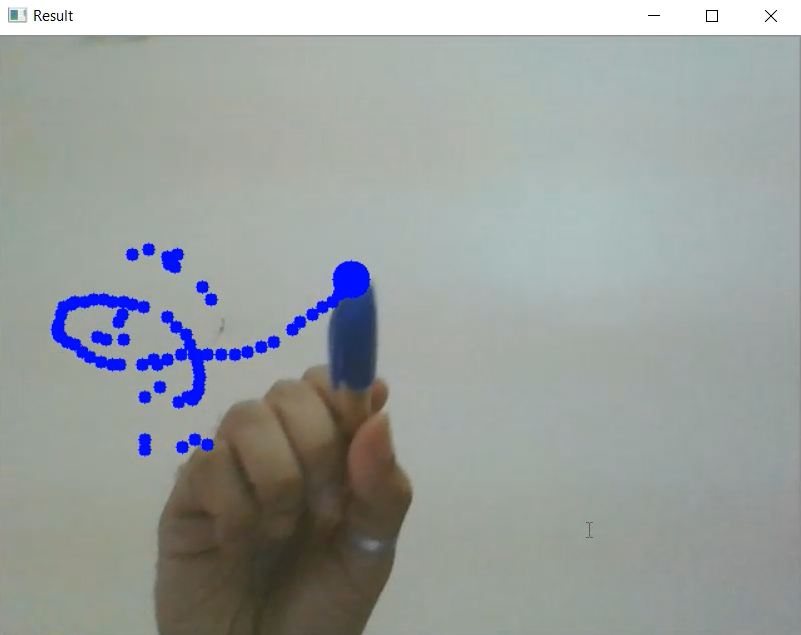
#> input picture display.png, 801 x 635 px, given in place of the camera
$ python main.py
#> lines starting #> are read from the running program, lines starting #| are printed output that depends on the picture; after the words box and inside, x2 and y2 are one past the last pixel; in counts of white or black regions, pixels touching at a corner belong together
#> further down, img is the input picture: shape (635, 801, 3); mean B, G, R 157.7, 159.5, 154.4
import cv2
import numpy as np
frameWidth = 640
frameHeight = 480
cap = cv2.VideoCapture(0)
cap.set(3, frameWidth)
cap.set(4, frameHeight)
cap.set(10,150)

#myColors = [[105,179,121,255,0,255]]
myColors = [[90,48,0,118,255,255]]
myColorValues = [[255,0,0]]      ## enter in blue, green, red

myPoints =  []  ## [x , y , colorId ]

def findColor(img,myColors,myColorValues):
    imgHSV = cv2.cvtColor(img, cv2.COLOR_BGR2HSV)
#> imgHSV: shape (635, 801, 3); mean H, S, V 59.1, 25.9, 165.3
    count = 0
    newPoints=[]
    for color in myColors:
        lower = np.array(color[0:3])
        upper = np.array(color[3:6])
        mask = cv2.inRange(imgHSV,lower,upper)
        x,y=getContours(mask)
        cv2.circle(imgResult,(x,y),15,myColorValues[count],cv2.FILLED)
        if x!=0 and y!=0:
            newPoints.append([x,y,count])
        count +=1
#> this loop made 1 pass
#> (x, y) on pass 1: (330, 259)
#> pass 1, in findColor, `mask = cv2.inRange(imgHSV,lower,upper)`:
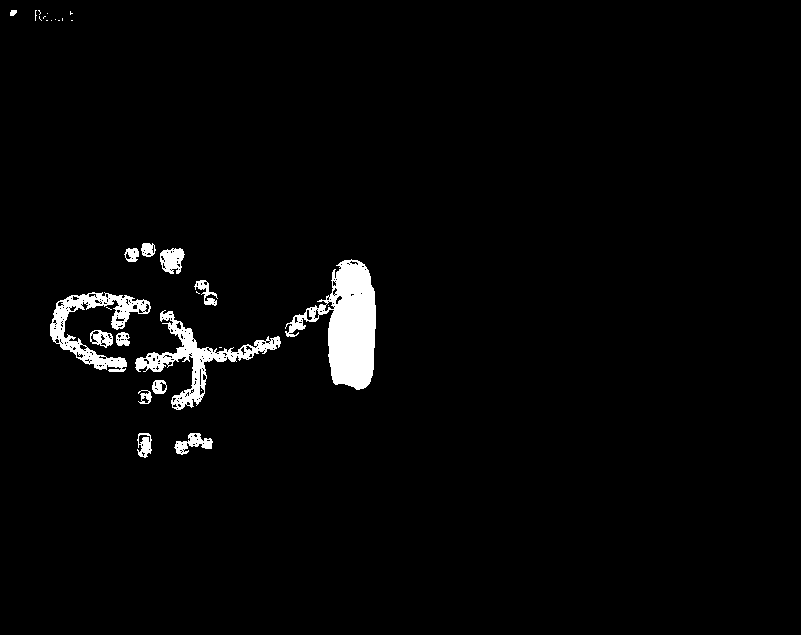
#> mask: shape (635, 801); 2.6% white; 31 white regions (17 under 20 px), largest, box (x1, y1, x2, y2) and area: (285, 259, 376, 390) 5689, (135, 310, 281, 410) 2855, (50, 292, 151, 372) 2508
#> after the loop:
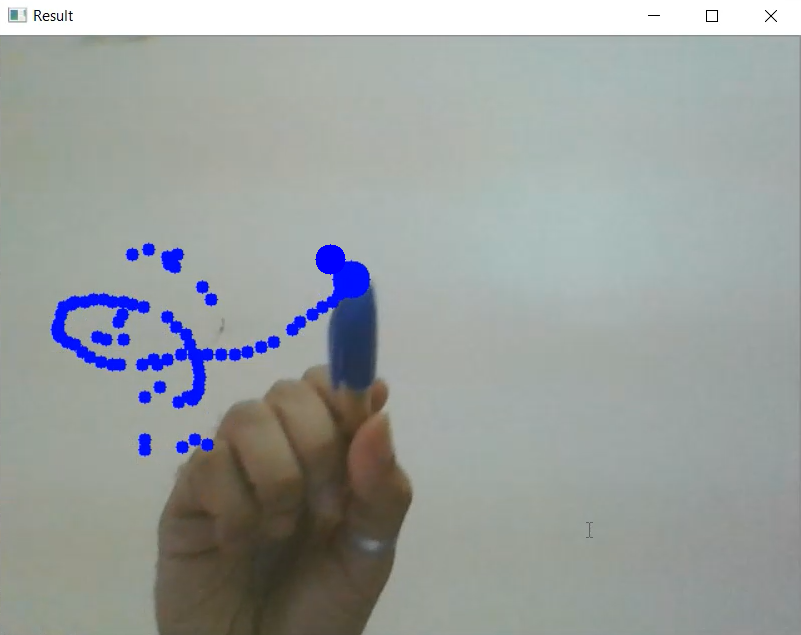
#> imgResult: shape (635, 801, 3); 0.14% of pixels changed, all inside (x1, y1, x2, y2) = (315, 244, 346, 275)
#> after the loop, count = 1; newPoints = [[330, 259, 0]]
        #cv2.imshow(str(color[0]),mask)
    return newPoints

def getContours(img):
    contours,hierarchy = cv2.findContours(img,cv2.RETR_EXTERNAL,cv2.CHAIN_APPROX_NONE)
    x,y,w,h = 0,0,0,0
    for cnt in contours:
        area = cv2.contourArea(cnt)
        if area>500:
            #cv2.drawContours(imgResult, cnt, -1, (255, 0, 0), 3)
            peri = cv2.arcLength(cnt,True)
            approx = cv2.approxPolyDP(cnt,0.02*peri,True)
            x, y, w, h = cv2.boundingRect(approx)
    return x+w//2,y

def drawOnCanvas(myPoints,myColorValues):
    for point in myPoints:
        cv2.circle(imgResult, (point[0], point[1]), 5, myColorValues[point[2]], cv2.FILLED)


while True:
    success, img = cap.read()
    imgResult = img.copy()
    newPoints = findColor(img, myColors,myColorValues)
#> newPoints = [[330, 259, 0]]
    if len(newPoints)!=0:
        for newP in newPoints:
            myPoints.append(newP)
#> this loop made 1 pass
#> after the loop, myPoints = [[330, 259, 0]]
    if len(myPoints)!=0:
        drawOnCanvas(myPoints,myColorValues)
#> the loop in drawOnCanvas, `for point in myPoints:` made 1 pass


    cv2.imshow("Result", imgResult)
    if cv2.waitKey(1) & 0xFF == ord('q'):
#> (key q is pressed here)
        break
